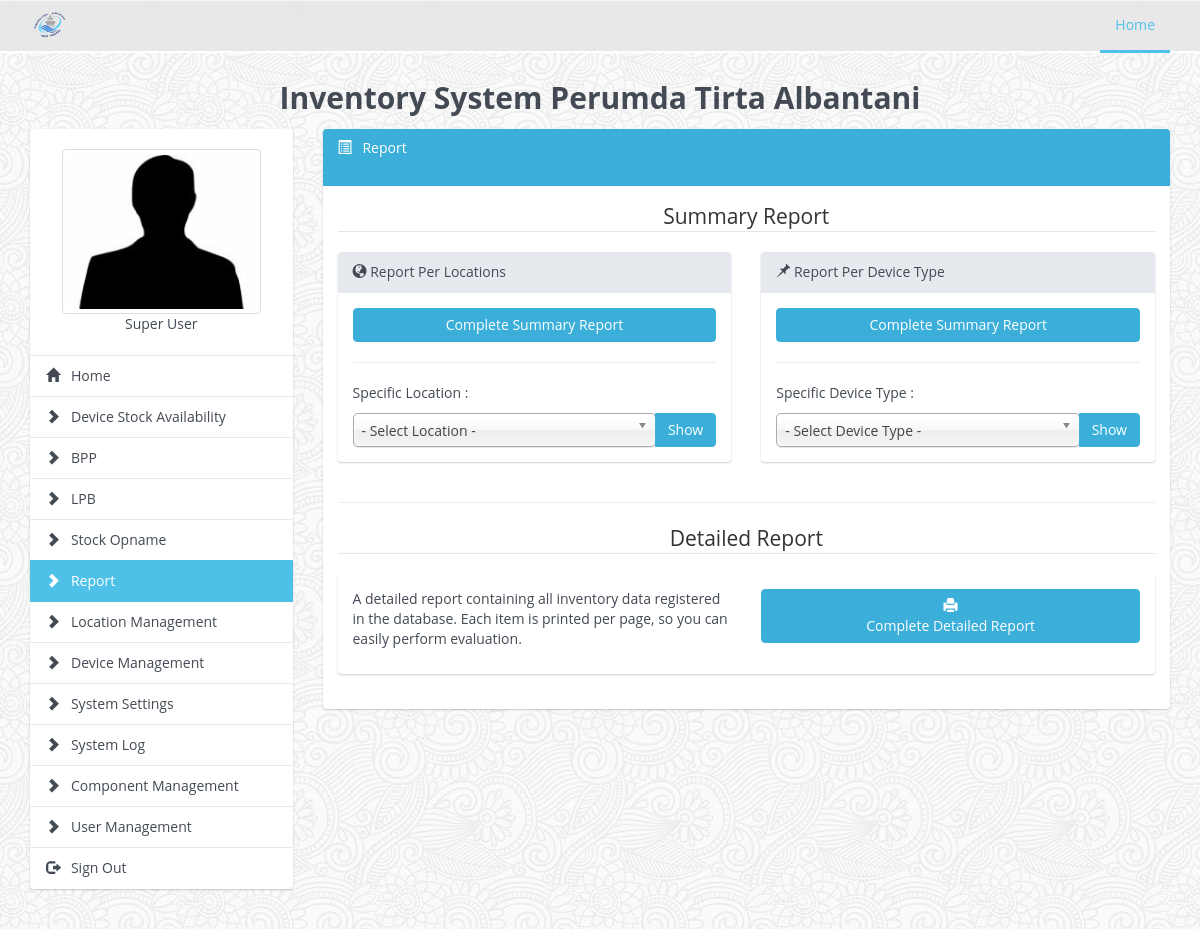
/report.php (signed in), run on the app's committed database.
### tables this page shows
CREATE TABLE `system_settings` (
  `setting_name` varchar(50) NOT NULL COMMENT 'Setting Name',
  `setting_value` text NOT NULL COMMENT 'Values',
  `active` enum('yes','no') NOT NULL DEFAULT 'yes',
  `created_by` varchar(30) NOT NULL,
  `created_date` datetime NOT NULL,
  `updated_by` varchar(30) NOT NULL,
  `updated_date` datetime NOT NULL,
  `revision` tinyint NOT NULL DEFAULT '0',
  PRIMARY KEY (`setting_name`)
);

CREATE TABLE `component` (
  `component_id` int NOT NULL AUTO_INCREMENT,
  `component_name` varchar(30) NOT NULL COMMENT 'Component Name',
  `component_page` varchar(100) NOT NULL COMMENT 'Component Page',
  `component_type` enum('system','standard') NOT NULL DEFAULT 'standard' COMMENT 'Component Type',
  `active` enum('yes','no') NOT NULL DEFAULT 'yes' COMMENT 'Active Status',
  `created_by` varchar(30) NOT NULL,
  `created_date` datetime NOT NULL,
  `updated_by` varchar(30) NOT NULL,
  `updated_date` datetime NOT NULL,
  `revision` tinyint NOT NULL DEFAULT '0',
  PRIMARY KEY (`component_id`)
);

### lib/db.class.php (called while the page is built, shortened)
<?php
class DB
{
	private $pdo;
	private $sQuery;
	private function Connect()
	{
		$dsn = 'mysql:dbname=' . $_ENV['DBNAME'] . ';host=' . $_ENV['HOST'] . '';
		try {
			$this->pdo = new PDO($dsn, $_ENV['USER'], $_ENV['PASSWORD'], array(PDO::MYSQL_ATTR_INIT_COMMAND => "SET NAMES utf8"));
			$this->pdo->setAttribute(PDO::ATTR_ERRMODE, PDO::ERRMODE_EXCEPTION);
			$this->pdo->setAttribute(PDO::ATTR_EMULATE_PREPARES, false);
			$this->bConnected = true;
		} catch (PDOException $e) {
			echo $this->ExceptionLog($e->getMessage());
			die();
		}
	}
	private function Init($query, $parameters = "")
	{
		try {
			$this->sQuery = $this->pdo->prepare($query);
			$this->succes 	= $this->sQuery->execute();
		} catch (PDOException $e) {
			echo $this->ExceptionLog($e->getMessage(), $query);
			die();
		}
	}
	public function query($query, $params = null, $fetchmode = PDO::FETCH_ASSOC)
	{
		$query = trim($query);
		$this->Init($query, $params);
		$rawStatement = explode(" ", $query);
		$statement = strtolower($rawStatement[0]);
		if ($statement === 'select' || $statement === 'show') {
			return $this->sQuery->fetchAll($fetchmode);
		} elseif ($statement === 'insert' ||  $statement === 'update' || $statement === 'delete') {
			return $this->sQuery->rowCount();
		} else {
			return NULL;
		}
	}
	public function single($query, $params = null)
	{
		$this->Init($query, $params);
		return $this->sQuery->fetchColumn();
	}
}

### class/inventory.class.php (called while the page is built, shortened)
<?php
require_once(__DIR__ . '/../lib/db.class.php');
class Inventory
{
	public function __construct() {
		$this->db = new DB();
	}
	public function setting_data($setting_name)
	{
		$query         = "SELECT setting_value FROM system_settings WHERE setting_name = '$setting_name' AND active = 'yes'";
		$setting_value = $this->db->single($query);
		return $setting_value;
	}
	public function main_menu($privileges)
	{
		if ($privileges!="*") {
			$query = "SELECT component_id, component_name, component_page FROM component WHERE component_id IN ($privileges) AND active = 'yes' ORDER BY component_type DESC";
		}
		else {
			$query = "SELECT component_id, component_name, component_page FROM component WHERE active = 'yes' ORDER BY component_type DESC";
		}
		$main_menu_array = $this->db->query($query);
		return $main_menu_array;
	}
}
?>

### report.php (the view, shortened to what this page needs)
<?php
require_once(__DIR__ . '/lib/db.class.php');
require_once(__DIR__ . '/class/user.class.php');
$userclass = new UserClass();
require_once(__DIR__ . '/class/inventory.class.php');
$invClass  = new Inventory();
$locClass = new LocationClass();
if (!isset($_SESSION['username']) && !isset($_SESSION['level'])) {
	if (isset($_POST['username']) && isset($_POST['password']) && isset($_POST['action']) && $_POST['action']=="sign_in") {
		$userclass->sign_in($_POST['username'], $_POST['password']);
	}
	else {
		header("Location: ./index.php");
		die();
	}
}
else if (isset($_SESSION['username']) && isset($_SESSION['level']) && $_SESSION['username']!="" && $_SESSION['level']!="") {
	if (isset($_POST['action']) && $_POST['action']=="sign_out") {
		$userclass->sign_out();
	}
	else {
		include("./include/include_header.php");
		?>
    	<div class="col-lg-9 col-md-9 col-sm-12 col-xs-12">
			<div class="panel panel-primary">
    			<div class="panel-heading">
    				<h3 class="panel-title"><i class="glyphicon glyphicon-list-alt"></i> &nbsp; Report</h3>
    				<br>
    			</div>
    			<div class="panel-body">
					<div class="row">
						<div class="col-md-12">
							<legend class="text-center">Summary Report</legend>
						</div>
						<?php if ($invClass->setting_data("location_details")=="enable"): ?>
						<div class="col-md-6">
							<div class="panel panel-default">
								<div class="panel-heading"><i class="glyphicon glyphicon-map-marker"></i> Report Per Locations</div>
								<div class="panel-body">
									<a href="report_summary.php?by=a.location_id&name=per_location" target="_blank" class="btn btn-large btn-block btn-primary">Complete Summary Report</a>
									<hr>
									<p>Specific Location :</p>
									<div class="input-group">
										<select class="form-control chosen-select" name="report_specific_location" onchange="set_url('a.location_id', 'per_location', this.value)">
											<option value="">- Select Location -</option>
											<?php
											$locations     = "";
											$location_list = $locClass->show_location();
											$total_row     = count($location_list);
											foreach ($location_list as $location_data) {
												$location_id   = $location_data["location_id"];
												$location_name = $location_data["location_name"];
												$locations    .= "<option value='$location_id'>$location_name</option>";
											}
											echo $locations;
											?>
										</select>
										<span class="input-group-btn">
											<a href="#" class="btn btn-primary per_location" target="">Show</a>
										</span>
									</div>
								</div>
							</div>
						</div>
						<div class="col-md-6">
							<div class="panel panel-default">
								<div class="panel-heading"><i class="glyphicon glyphicon-globe"></i> Report Per Place</div>
								<div class="panel-body">
									<a href="report_summary.php?by=d.place_id&name=per_place" target="_blank" class="btn btn-large btn-block btn-primary">Complete Summary Report</a>
									<hr>
									<p>Specific Place :</p>
									<div class="input-group">
										<select class="form-control chosen-select" name="report_specific_place" onchange="set_url('d.place_id', 'per_place', this.value)">
											<option value="">- Select Place -</option>
											<?php
											$places     = "";
											$location_list = $locClass->show_location_detail_by_type("place");
											$total_row     = count($location_list);
											foreach ($location_list as $location_data) {
												$place_id   = $location_data["place_id"];
												$place_name = $location_data["place_name"];
												$places    .= "<option value='$place_id'>$place_name</option>";
											}
											echo $places;
											?>
										</select>
										<span class="input-group-btn">
											<a href="#" class="btn btn-primary per_place" target="">Show</a>
										</span>
									</div>
								</div>
							</div>
						</div>
						<div class="col-md-6">
							<div class="panel panel-default">
								<div class="panel-heading"><i class="glyphicon glyphicon-home"></i> Report Per Building</div>
								<div class="panel-body">
									<a href="report_summary.php?by=d.building_id&name=per_building" target="_blank" class="btn btn-large btn-block btn-primary">Complete Summary Report</a>
									<hr>
									<p>Specific Building :</p>
									<div class="input-group">
										<select class="form-control chosen-select" name="report_specific_building" onchange="set_url('d.building_id', 'per_building', this.value)">
											<option value="">- Select Building -</option>
											<?php
											$buildings     = "";
											$location_list = $locClass->show_location_detail_by_type("building");
											$total_row     = count($location_list);
											foreach ($location_list as $location_data) {
												$building_id   = $location_data["building_id"];
												$building_name = $location_data["building_name"];
												$buildings    .= "<option value='$building_id'>$building_name</option>";
											}
											echo $buildings;
											?>
										</select>
										<span class="input-group-btn">
											<a href="#" class="btn btn-primary per_building" target="">Show</a>
										</span>
									</div>
								</div>
							</div>
						</div>
						<?php else: ?>
						<div class="col-md-6">
							<div class="panel panel-default">
								<div class="panel-heading"><i class="glyphicon glyphicon-globe"></i> Report Per Locations</div>
								<div class="panel-body">
									<a href="report_summary.php?by=a.location_id&name=per_location" target="_blank" class="btn btn-large btn-block btn-primary">Complete Summary Report</a>
									<hr>
									<p>Specific Location :</p>
									<div class="input-group">
										<select class="form-control chosen-select" name="report_specific_location" onchange="set_url('a.location_id', 'per_location', this.value)">
											<option value="">- Select Location -</option>
										</select>
										<span class="input-group-btn">
											<a href="#" class="btn btn-primary per_location" target="_blank">Show</a>
										</span>
									</div>
								</div>
							</div>
						</div>
						<?php endif ?>
						<div class="col-md-6">
							<div class="panel panel-default">
								<div class="panel-heading"><i class="glyphicon glyphicon-pushpin"></i> Report Per Device Type</div>
								<div class="panel-body">
									<a href="report_summary.php?by=a.type_id&name=per_device_type" target="_blank" class="btn btn-large btn-block btn-primary">Complete Summary Report</a>
									<hr>
									<p>Specific Device Type :</p>
									<div class="input-group">
										<select class="form-control chosen-select" name="report_specific_device_type" onchange="set_url('a.type_id', 'per_device_type', this.value)">
											<option value="">- Select Device Type -</option>
										</select>
										<span class="input-group-btn">
											<a href="#" class="btn btn-primary per_device_type" target="">Show</a>
										</span>
									</div>
								</div>
							</div>
						</div>
						<div class="col-md-12">
							<hr>
							<legend class="text-center">Detailed Report</legend>
						</div>
						<div class="col-md-12">
							<div class="panel panel-default">
								<div class="panel-body">
									<div class="row">
										<div class="col-md-6">
											<p>A detailed report containing all inventory data registered in the database. Each item is printed per page, so you can easily perform evaluation.</p>
										</div>
										<div class="col-md-6">
											<a href="report_detailed.php" target="_blank" class="btn btn-large btn-block btn-primary"><i class="glyphicon glyphicon-print"></i><br>Complete Detailed Report</a>
										</div>
									</div>
								</div>
							</div>
						</div>
					</div>
    			</div>
    		</div>
		</div>
		<?php
		include("./include/include_footer.php");
		include("./include/init_datatables.php");
		include("./include/init_chosen.php");
		?>
		<?php
	}
}
?>

### include/include_header.php (shortened to what this page needs)
<?php
	$current_page      = basename($_SERVER['PHP_SELF']);
	$main_menu_array   = $invClass->main_menu($_SESSION['privileges']);
	$display_menu      = "";
	foreach ($main_menu_array as $main_menu) {
		$component_name = $main_menu['component_name'];
		$component_page = $main_menu['component_page'];
		if ($current_page==$component_page) {
			$display_menu .= "<a href='$component_page' class='list-group-item active' title='$component_name'><i class='glyphicon glyphicon-chevron-right'></i> &nbsp; $component_name</a>";
		} else {
			$display_menu .= "<a href='$component_page' class='list-group-item' title='$component_name'><i class='glyphicon glyphicon-chevron-right'></i> &nbsp; $component_name</a>";
		}
		if ($current_page=="dashboard.php") {
			$home_link = "active";
		} else {
			$home_link = "";
		}
	}
?>
	<!DOCTYPE html>
		<html>
		<head>
			<link rel="stylesheet" type="text/css" href="./assets/css/<?php if ($invClass->setting_data("color_scheme")!="") { echo $invClass->setting_data("color_scheme"); } else {echo "site-default.min.css";} ?>">
			<link rel="stylesheet" type="text/css" href="./assets/plugins/pace/pace.css">
		</head>
		<body background="./assets/images/backgrounds/<?php if ($invClass->setting_data("body_background")!="") { echo $invClass->setting_data("body_background"); } else {echo "symphony.png";} ?>">
			<div class="docs-header">
				<nav class="navbar navbar-default navbar-custom" role="navigation">
					<div class="container">
						<div class="navbar-header">
							<a class="navbar-brand" href="dashboard.php">
								<img src="./assets/images/<?php if ($invClass->setting_data("inventory_logo")!="") { echo $invClass->setting_data("inventory_logo"); } else {echo "logo.png";} ?>" height="40">
							</a>
						</div>
						<div class="collapse navbar-collapse">
							<ul class="nav navbar-nav navbar-right">
								<li><a class="nav-link current" href="dashboard.php" >Home</a></li>
							</ul>
						</div>
					</div>
				</nav>
			</div>
			<div class="container document">
				<div class="row">
					<div class="col-lg-12 col-md-12 col-sm-12 col-xs-12">
						<h3 class="text-center">
							<?php
							if ($invClass->setting_data("inventory_name")!="") {
								echo $invClass->setting_data("inventory_name");
							} else {
								echo "Inventory System";
							} ?>  Perumda Tirta Albantani
						</h3>
					</div>
				</div>
			</div>
			<div class="container document">
				<div class="row">
					<div class="col-lg-3 col-md-3 col-sm-12 col-xs-12">
						<div class="list-group">
							<li class="list-group-item">
								<div class="text-center">
									<a href='my_profile.php' class='list-group-item text-center' title='My Profile'>
										<img src="<?php echo $_SESSION['user_photo'] ?>" class="img-thumbnail" height="120px" /><br>
										<?php echo $_SESSION['first_name']. " " .$_SESSION['last_name'] ?>
									</a>
								</div>
							</li>
							<a href="dashboard.php" class="list-group-item <?php echo $home_link; ?>" title="Dashboard"><i class="glyphicon glyphicon-home"></i> &nbsp; Home</a>
							<?php
								echo $display_menu;
							?>
							<a href="#" class="list-group-item" id="sign_out" title="Sign Out"><i class="glyphicon glyphicon-log-out"></i> &nbsp; Sign Out</a>
						</div>
					</div>

### data on the page
system_settings: setting_value (picture)
system_settings: setting_value "Inventory System"
component: component_name "Device Stock Availability"
component: component_name "BPP"
component: component_name "LPB"
component: component_name "Stock Opname"
component: component_name "Report"
component: component_name "Location Management"
component: component_name "Device Management"
component: component_name "System Settings"
component: component_name "System Log"
component: component_name "Component Management"
component: component_name "User Management"

### other printed values
$_SESSION['first_name'] "Super"
$_SESSION['last_name'] "User"
